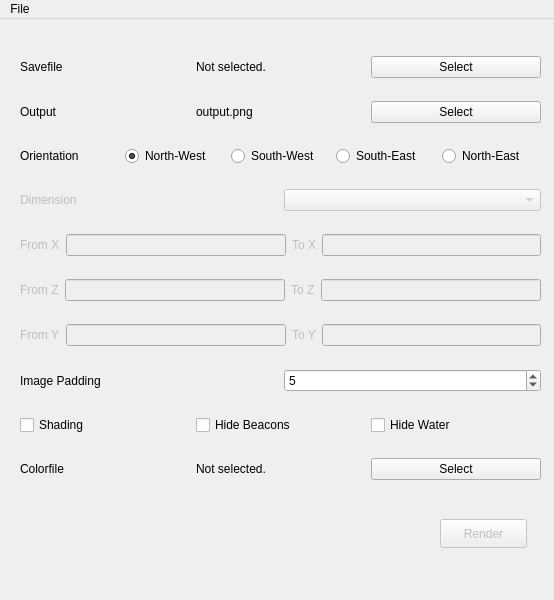
<?xml version="1.0" encoding="UTF-8"?>
<ui version="4.0">
 <class>MainWindow</class>
 <widget class="QMainWindow" name="MainWindow">
  <property name="enabled">
   <bool>true</bool>
  </property>
  <property name="geometry">
   <rect>
    <x>0</x>
    <y>0</y>
    <width>554</width>
    <height>600</height>
   </rect>
  </property>
  <property name="minimumSize">
   <size>
    <width>554</width>
    <height>600</height>
   </size>
  </property>
  <property name="maximumSize">
   <size>
    <width>554</width>
    <height>600</height>
   </size>
  </property>
  <property name="windowTitle">
   <string>mcmap</string>
  </property>
  <widget class="QWidget" name="centralwidget">
   <widget class="QPushButton" name="renderButton">
    <property name="enabled">
     <bool>false</bool>
    </property>
    <property name="geometry">
     <rect>
      <x>440</x>
      <y>500</y>
      <width>87</width>
      <height>29</height>
     </rect>
    </property>
    <property name="text">
     <string>Render</string>
    </property>
   </widget>
   <widget class="QWidget" name="verticalLayoutWidget">
    <property name="geometry">
     <rect>
      <x>20</x>
      <y>20</y>
      <width>521</width>
      <height>461</height>
     </rect>
    </property>
    <layout class="QVBoxLayout" name="verticalLayout">
     <item>
      <layout class="QHBoxLayout" name="saveSelect">
       <item>
        <widget class="QLabel" name="saveFieldLabel">
         <property name="text">
          <string>Savefile</string>
         </property>
        </widget>
       </item>
       <item>
        <widget class="QLabel" name="saveNameLabel">
         <property name="text">
          <string>Not selected.</string>
         </property>
         <property name="textFormat">
          <enum>Qt::PlainText</enum>
         </property>
         <property name="alignment">
          <set>Qt::AlignLeading|Qt::AlignLeft|Qt::AlignVCenter</set>
         </property>
        </widget>
       </item>
       <item>
        <widget class="QPushButton" name="saveSelectButton">
         <property name="text">
          <string>Select</string>
         </property>
        </widget>
       </item>
      </layout>
     </item>
     <item>
      <layout class="QHBoxLayout" name="outputSelect">
       <item>
        <widget class="QLabel" name="outputFieldLabel">
         <property name="text">
          <string>Output</string>
         </property>
        </widget>
       </item>
       <item>
        <widget class="QLabel" name="outputLabel">
         <property name="text">
          <string>output.png</string>
         </property>
        </widget>
       </item>
       <item>
        <widget class="QPushButton" name="outputSelectButton">
         <property name="text">
          <string>Select</string>
         </property>
        </widget>
       </item>
      </layout>
     </item>
     <item>
      <layout class="QHBoxLayout" name="orientation">
       <item>
        <widget class="QLabel" name="orientationLabel">
         <property name="text">
          <string>Orientation</string>
         </property>
        </widget>
       </item>
       <item>
        <widget class="QRadioButton" name="orientationNW">
         <property name="text">
          <string>North-West</string>
         </property>
         <property name="checked">
          <bool>true</bool>
         </property>
        </widget>
       </item>
       <item>
        <widget class="QRadioButton" name="orientationSW">
         <property name="text">
          <string>South-West</string>
         </property>
        </widget>
       </item>
       <item>
        <widget class="QRadioButton" name="orientationSE">
         <property name="text">
          <string>South-East</string>
         </property>
        </widget>
       </item>
       <item>
        <widget class="QRadioButton" name="orientationNE">
         <property name="text">
          <string>North-East</string>
         </property>
        </widget>
       </item>
      </layout>
     </item>
     <item>
      <layout class="QHBoxLayout" name="dimensionSelect">
       <item>
        <widget class="QLabel" name="dimensionLabel">
         <property name="enabled">
          <bool>false</bool>
         </property>
         <property name="text">
          <string>Dimension</string>
         </property>
        </widget>
       </item>
       <item>
        <widget class="QComboBox" name="dimensionSelectDropDown">
         <property name="enabled">
          <bool>false</bool>
         </property>
        </widget>
       </item>
      </layout>
     </item>
     <item>
      <layout class="QHBoxLayout" name="xBounds">
       <item>
        <widget class="QLabel" name="minXLabel">
         <property name="enabled">
          <bool>false</bool>
         </property>
         <property name="text">
          <string>From X</string>
         </property>
        </widget>
       </item>
       <item>
        <widget class="QLineEdit" name="minX">
         <property name="enabled">
          <bool>false</bool>
         </property>
        </widget>
       </item>
       <item>
        <widget class="QLabel" name="maxXLabel">
         <property name="enabled">
          <bool>false</bool>
         </property>
         <property name="text">
          <string>To X</string>
         </property>
        </widget>
       </item>
       <item>
        <widget class="QLineEdit" name="maxX">
         <property name="enabled">
          <bool>false</bool>
         </property>
        </widget>
       </item>
      </layout>
     </item>
     <item>
      <layout class="QHBoxLayout" name="zBounds">
       <item>
        <widget class="QLabel" name="minZLabel">
         <property name="enabled">
          <bool>false</bool>
         </property>
         <property name="text">
          <string>From Z</string>
         </property>
        </widget>
       </item>
       <item>
        <widget class="QLineEdit" name="minZ">
         <property name="enabled">
          <bool>false</bool>
         </property>
        </widget>
       </item>
       <item>
        <widget class="QLabel" name="maxZLabel">
         <property name="enabled">
          <bool>false</bool>
         </property>
         <property name="text">
          <string>To Z</string>
         </property>
        </widget>
       </item>
       <item>
        <widget class="QLineEdit" name="maxZ">
         <property name="enabled">
          <bool>false</bool>
         </property>
        </widget>
       </item>
      </layout>
     </item>
     <item>
      <layout class="QHBoxLayout" name="yBounds">
       <item>
        <widget class="QLabel" name="minYLabel">
         <property name="enabled">
          <bool>false</bool>
         </property>
         <property name="text">
          <string>From Y</string>
         </property>
        </widget>
       </item>
       <item>
        <widget class="QLineEdit" name="minY">
         <property name="enabled">
          <bool>false</bool>
         </property>
        </widget>
       </item>
       <item>
        <widget class="QLabel" name="maxYLabel">
         <property name="enabled">
          <bool>false</bool>
         </property>
         <property name="text">
          <string>To Y</string>
         </property>
        </widget>
       </item>
       <item>
        <widget class="QLineEdit" name="maxY">
         <property name="enabled">
          <bool>false</bool>
         </property>
        </widget>
       </item>
      </layout>
     </item>
     <item>
      <layout class="QHBoxLayout" name="padding">
       <item>
        <widget class="QLabel" name="paddingFieldLabel">
         <property name="text">
          <string>Image Padding</string>
         </property>
        </widget>
       </item>
       <item>
        <widget class="QSpinBox" name="paddingValue">
         <property name="value">
          <number>5</number>
         </property>
        </widget>
       </item>
      </layout>
     </item>
     <item>
      <layout class="QHBoxLayout" name="misc">
       <item>
        <widget class="QCheckBox" name="shading">
         <property name="text">
          <string>Shading</string>
         </property>
        </widget>
       </item>
       <item>
        <widget class="QCheckBox" name="hideBeacons">
         <property name="text">
          <string>Hide Beacons</string>
         </property>
        </widget>
       </item>
       <item>
        <widget class="QCheckBox" name="hideWater">
         <property name="text">
          <string>Hide Water</string>
         </property>
        </widget>
       </item>
      </layout>
     </item>
     <item>
      <layout class="QHBoxLayout" name="colorSelect">
       <item>
        <widget class="QLabel" name="colorFieldLabel">
         <property name="text">
          <string>Colorfile</string>
         </property>
        </widget>
       </item>
       <item>
        <widget class="QLabel" name="colorFileLabel">
         <property name="text">
          <string>Not selected.</string>
         </property>
        </widget>
       </item>
       <item>
        <widget class="QPushButton" name="colorSelectButton">
         <property name="text">
          <string>Select</string>
         </property>
        </widget>
       </item>
      </layout>
     </item>
    </layout>
   </widget>
  </widget>
  <widget class="QMenuBar" name="menubar">
   <property name="geometry">
    <rect>
     <x>0</x>
     <y>0</y>
     <width>554</width>
     <height>24</height>
    </rect>
   </property>
   <widget class="QMenu" name="menumcmap">
    <property name="title">
     <string>File</string>
    </property>
    <addaction name="actionExit"/>
   </widget>
   <addaction name="menumcmap"/>
  </widget>
  <action name="actionExit">
   <property name="text">
    <string>Exit</string>
   </property>
  </action>
 </widget>
 <resources/>
 <connections/>
</ui>
